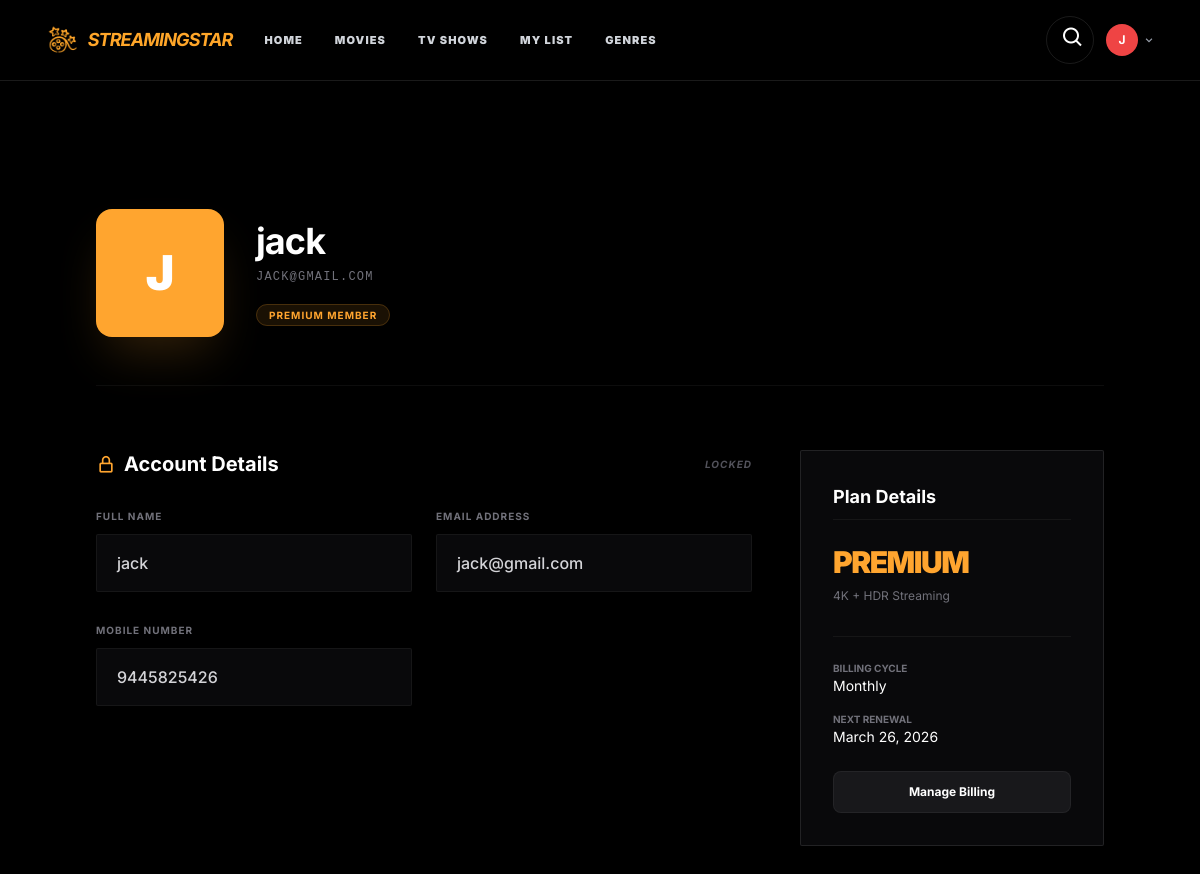
Screenshot of /profile/ (signed in) with the database file from the repository.
### stream/models.py (models this page shows, shortened)
class Subscription(models.Model):
    PLAN_CHOICES = [
        ('basic', 'Basic'),
        ('standard', 'Standard'),
        ('premium', 'Premium'),
        ('pro', 'Pro'),
    ]
    user = models.OneToOneField(settings.AUTH_USER_MODEL, on_delete=models.CASCADE)
    plan_name = models.CharField(max_length=20, choices=PLAN_CHOICES)
    order_id = models.CharField(max_length=100)
    payment_id = models.CharField(max_length=100)
    active = models.BooleanField(default=False)
    start_date = models.DateTimeField(auto_now_add=True)
    expiry_date = models.DateTimeField()

class Profile(models.Model):
    user = models.OneToOneField(User, on_delete=models.CASCADE, related_name='profile')
    mobile = models.CharField(max_length=15, blank=True, null=True)
    is_subscribed = models.BooleanField(default=False)

### stream/views.py (the view)
# urls.py: path("profile/", profile_view, name="profile"),
@login_required
def profile_view(request):
    user_profile = request.user.profile
    subscription = Subscription.objects.filter(user=request.user, active=True).first()
    context = {
        'user': request.user,
        'is_subscribed': user_profile.is_subscribed,
        'subscription': subscription,
        'mobile': user_profile.mobile,
    }
    return render(request, 'profile.html', context)

### stream/templates/profile.html (shortened to what this page needs)
{% extends 'base.html' %}
{% block content %}
<div class="pt-32 pb-20 px-8 md:px-16 lg:px-24 bg-black min-h-screen font-sans">
    <div class="max-w-5xl mx-auto">
        <div class="flex flex-col md:flex-row items-center gap-8 mb-16 border-b border-white/5 pb-12">
            <div class="w-32 h-32 rounded-2xl bg-[#FFA52F] text-white flex items-center justify-center text-5xl font-black shadow-2xl shadow-[#FFA52F]/20">
                {{ user.first_name|slice:":1"|upper|default:user.username|slice:":1"|upper }}
            </div>
            <div class="text-center md:text-left">
                <h1 class="text-white font-bold text-4xl mb-2 tracking-tight">
                    {{ user.get_full_name|default:user.username }}
                </h1>
                <p class="text-zinc-500 font-mono text-xs uppercase tracking-widest mb-4">
                    {{ user.email }}
                </p>
                {% if is_subscribed and subscription %}
                    <span class="bg-[#FFA52F]/10 text-[#FFA52F] border border-[#FFA52F]/20 px-3 py-1 rounded-full text-[10px] font-bold uppercase tracking-widest">
                        {{ subscription.plan_name|upper }} Member
                    </span>
                {% else %}
                    <span class="bg-zinc-800 text-zinc-400 border border-white/5 px-3 py-1 rounded-full text-[10px] font-bold uppercase tracking-widest">
                        Free User
                    </span>
                {% endif %}
            </div>
        </div>
        <div class="grid grid-cols-1 lg:grid-cols-3 gap-12">
            <div class="lg:col-span-2 space-y-10">
                <section>
                    <div class="flex justify-between items-center mb-6">
                        <h3 class="text-white font-bold text-xl flex items-center gap-2">
                            <i class='bx bx-lock-alt text-[#FFA52F]'></i> Account Details
                        </h3>
                        <span class="text-zinc-600 text-[10px] uppercase font-bold tracking-widest italic">Locked</span>
                    </div>
                    <div class="grid grid-cols-1 md:grid-cols-2 gap-6">
                        <div class="space-y-2">
                            <label class="text-[10px] font-bold text-zinc-500 uppercase tracking-widest">Full Name</label>
                            <div class="w-full bg-[#09090b] border border-white/5 rounded-sm py-4 px-5 text-zinc-300 font-medium cursor-not-allowed">
                                {{ user.get_full_name|default:"Not Provided" }}
                            </div>
                        </div>
                        <div class="space-y-2">
                            <label class="text-[10px] font-bold text-zinc-500 uppercase tracking-widest">Email Address</label>
                            <div class="w-full bg-[#09090b] border border-white/5 rounded-sm py-4 px-5 text-zinc-300 font-medium cursor-not-allowed">
                                {{ user.email }}
                            </div>
                        </div>
                        <div class="space-y-2">
                            <label class="text-[10px] font-bold text-zinc-500 uppercase tracking-widest">Mobile Number</label>
                            <div class="w-full bg-[#09090b] border border-white/5 rounded-sm py-4 px-5 text-zinc-300 font-medium cursor-not-allowed">
                                {{ mobile|default:"Not Linked" }}
                            </div>
                        </div>
                    </div>
                </section>
            </div>
            <div class="space-y-8">
                <div class="bg-zinc-950 border border-white/10 rounded-sm p-8 shadow-xl">
                    <h4 class="text-white font-bold text-lg mb-6 border-b border-white/5 pb-2">Plan Details</h4>
                    {% if is_subscribed and subscription %}
                        <div class="mb-6">
                            <p class="text-[#FFA52F] font-black text-3xl uppercase tracking-tighter">
                                {{ subscription.plan_name|capfirst }}
                            </p>
                            <p class="text-zinc-500 text-xs mt-2">
                                {% if subscription.plan_name == 'basic' %}720p Streaming{% elif subscription.plan_name == 'standard' %}1080p Streaming{% else %}4K + HDR Streaming{% endif %}
                            </p>
                            <div class="mt-8 pt-6 border-t border-white/5 space-y-4">
                                <div>
                                    <p class="text-zinc-500 text-[10px] uppercase font-bold">Billing Cycle</p>
                                    <p class="text-white text-sm">
                                        {% if subscription.plan_name == 'pro' %}Yearly{% else %}Monthly{% endif %}
                                    </p>
                                </div>
                                <div>
                                    <p class="text-zinc-500 text-[10px] uppercase font-bold">Next Renewal</p>
                                    <p class="text-white text-sm">{{ subscription.expiry_date|date:"F d, Y" }}</p>
                                </div>
                            </div>
                        </div>
                        <button class="w-full bg-zinc-900 text-white font-bold py-3 rounded-lg text-xs hover:bg-zinc-800 transition border border-white/5">
                            Manage Billing
                        </button>
                    {% endif %}
                </div>
            </div>
        </div>
    </div>
</div>
{% endblock %}

### stream/templates/base.html (shortened to what this page needs)
<!DOCTYPE html>
{% load static %}
<html lang="en">
<head>
    <script src="https://cdn.tailwindcss.com"></script>
    <link href="https://unpkg.com/boxicons@2.1.4/css/boxicons.min.css" rel="stylesheet">
</head>
<body class="min-h-screen flex flex-col">
<header class="w-full border-b border-white/10 px-4 md:px-10 py-4 flex items-center justify-between sticky top-0 bg-black z-50">
    <div class="flex items-center gap-2 md:gap-8 flex-1">
        <div id="navLinks" class="flex items-center gap-8 shrink-0">
            <a href="/" class="flex items-center gap-2 text-[#FFA629] font-bold text-base md:text-lg tracking-tighter italic whitespace-nowrap">
                <img src="{% static 'logo.png' %}" alt="" class="h-6 md:h-8 w-auto" onerror="this.style.display='none'">
                <span class="logo-text">STREAMINGSTAR</span>
            </a>
            <nav class="hidden lg:flex gap-8 text-[11px] font-black uppercase tracking-widest">
                <a href="/" class="transition {% if request.path == '/' %}text-[#FFA629]{% else %}text-gray-300 hover:text-white{% endif %}">Home</a>
                <a href="/movies/" class="transition {% if '/movies/' in request.path %}text-[#FFA629]{% else %}text-gray-300 hover:text-white{% endif %}">Movies</a>
                <a href="/tv-shows/" class="transition {% if '/tv-shows/' in request.path %}text-[#FFA629]{% else %}text-gray-300 hover:text-white{% endif %}">TV Shows</a>
                {% if user.is_authenticated %}
                <a href="/my-list/" class="transition {% if '/my-list/' in request.path %}text-[#FFA629]{% else %}text-gray-300 hover:text-white{% endif %}">My List</a>
                {% endif %}
                <a href="/genres/" class="transition {% if '/genres/' in request.path %}text-[#FFA629]{% else %}text-gray-300 hover:text-white{% endif %}">Genres</a>
            </nav>
        </div>
        <div id="searchContainer" class="relative flex flex-row-reverse items-center w-10 h-10 md:w-12 md:h-12 bg-transparent rounded-full border border-white/10 ml-auto transition-all duration-500 ease-in-out z-50">
            <button id="searchToggle" class="relative text-xl md:text-2xl text-white hover:text-[#FFA629] transition p-2 min-w-[40px] z-30">
                <i class='bx bx-search' id="searchIcon"></i>
            </button>
        </div>
    </div>
    <div id="userSection" class="flex items-center gap-2 md:gap-4 ml-2 shrink-0">
        {% if user.is_authenticated %}
            <div class="relative" id="profileDropdown">
                <button onclick="toggleProfileMenu()" class="flex items-center gap-1 focus:outline-none p-1 rounded-lg hover:bg-white/5 transition">
                    <div class="w-8 h-8 rounded-full bg-red-500 text-white flex items-center justify-center font-bold uppercase text-xs">
                        {{ user.username|slice:":1" }}
                    </div>
                    <i class='bx bx-chevron-down text-gray-400 text-sm'></i>
                </button>
            </div>
        {% endif %}
    </div>
</header>
<main class="flex-grow">
  {% block content %}{% endblock %}
</main>
</body>
</html>

### stream/templates/base.html (style rules this page uses)
* { margin: 0; padding: 0; box-sizing: border-box; font-family: 'Inter', sans-serif; }
body { background-color: black; color: white; overflow-x: hidden; }
#navLinks, #userSection { transition: opacity 0.3s ease-in-out; }
#searchContainer { transition: all 0.5s cubic-bezier(0.4, 0, 0.2, 1); }

### rows the page displays
Subscription: plan_name "PREMIUM", expiry_date "March 26, 2026"
Profile: mobile "9445825426"

### other values shown
{{ user.username|slice:":1" }} "J"
{{ user.get_full_name|default:user.username }} "jack"
{{ user.email }} "JACK@GMAIL.COM"
{{ user.get_full_name|default:"Not Provided" }} "jack"
{{ user.email }} "jack@gmail.com"
